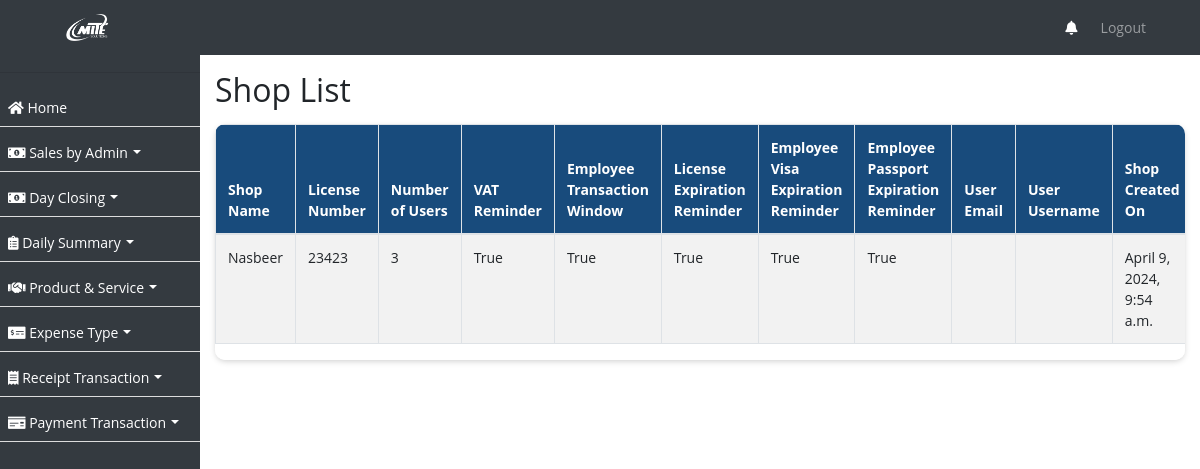
The app's page /shop/ with its own data.
### ezshopapp/models.py (models this page shows, shortened)
class Shop(models.Model):
    name = models.CharField(max_length=255, verbose_name='Shop Name')
    license_number = models.CharField(max_length=50, unique=True)
    num_users = models.PositiveIntegerField(verbose_name='Number of Users')
    vat_remainder = models.BooleanField(default=True, verbose_name='VAT Reminder')
    employee_transaction_window = models.BooleanField(default=True)
    license_expiration_reminder = models.BooleanField(default=True, verbose_name='License Expiration Reminder')
    employee_visa_expiration_reminder = models.BooleanField(default=True, verbose_name='Employee Visa Expiration Reminder')
    employee_passport_expiration_reminder = models.BooleanField(default=True, verbose_name='Employee Passport Expiration Reminder')
    admin_email = models.EmailField(max_length=100, default='')
    created_on = models.DateTimeField(auto_now_add=True, null=True)

### ezshopapp/views.py (the view)
# urls.py: path('shop/', ShopListView.as_view(), name='shop_list'),
class ShopListView(ListView):
    model = Shop
    template_name = 'shop_list.html'
    context_object_name = 'shops'
    def get_queryset(self):
        return Shop.objects.all().order_by('-name')

### ezshopapp/templates/shop_list.html (shortened to what this page needs)
{% extends 'base.html' %}
{% block content %}
  <h2>Shop List</h2>
  <div class="card table-responsive">
    <table id="shopTable" class="table table-bordered table-striped">
      <thead>
        <tr>
          <th>Shop Name</th>
          <th>License Number</th>
          <th>Number of Users</th>
          <th>VAT Reminder</th>
          <th>Employee Transaction Window</th>
          <th>License Expiration Reminder</th>
          <th>Employee Visa Expiration Reminder</th>
          <th>Employee Passport Expiration Reminder</th>
          <th>User Email</th>
          <th>User Username</th>
          <th>Shop Created On</th>
        </tr>
      </thead>
      <tbody>
        {% for shop in object_list %}
          <tr>
            <td>{{ shop.name }}</td>
            <td>{{ shop.license_number }}</td>
            <td>{{ shop.num_users }}</td>
            <td>{{ shop.vat_remainder }}</td>
            <td>{{ shop.employee_transaction_window }}</td>
            <td>{{ shop.license_expiration_reminder }}</td>
            <td>{{ shop.employee_visa_expiration_reminder }}</td>
            <td>{{ shop.employee_passport_expiration_reminder }}</td>
                <td>{{ shop.email }}</td>
                <td>{{ shop.username }}</td>
            <td>{{ shop.created_on }}</td>
          </tr>
        {% endfor %}
      </tbody>
    </table>
  </div>
{% endblock %}

### ezshopapp/templates/base.html (style rules this page uses)
body, p, h1, h2, h3, h4, h5, h6, a, li, label, input, div, span, small { font-family: "Open Sans", sans-serif !important; }
body, p, a, li, li>a { font-size:14px !important; }
body { padding-top: 56px; background-color: #ffffff !important; }
table thead { border-radius: 5px !important; }
table thead th { vertical-align: bottom; border-bottom: 2px solid #dee2e6; background-color: #184b7c !important; color: #fff !important; }
tbody { border-bottom: 0px !important; }
table { border:1px !important; }
div>.table-responsive, table, table>thead { border-radius: 10px !important; }
.card { border:0px !important; margin-top:15px; margin-bottom:15px; box-shadow: 0px 2px 6px -1px #ccc; }

### records on screen
Shop: name "Nasbeer", license_number "23423", num_users "3", vat_remainder "True", employee_transaction_window "True", license_expiration_reminder "True", employee_visa_expiration_reminder "True", employee_passport_expiration_reminder "True", created_on "April 9, 2024, 9:54 a.m."
